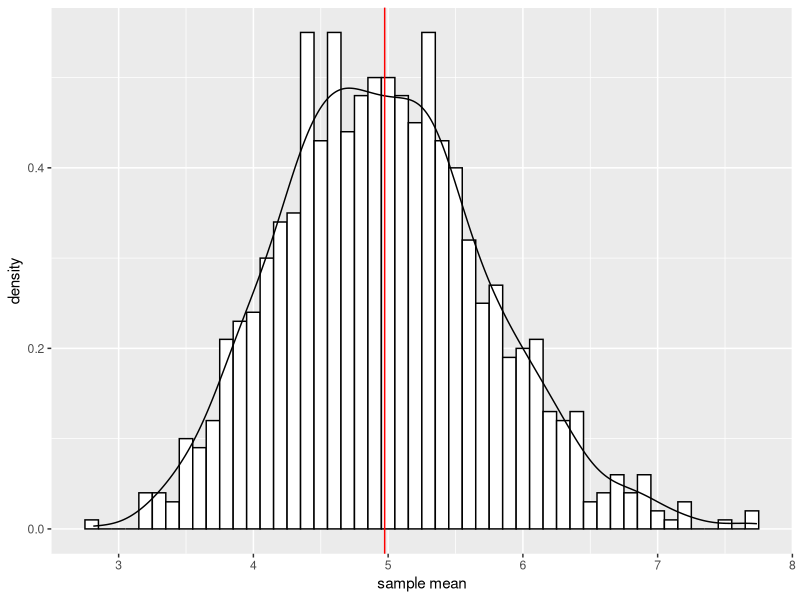

R code for this plot:
## ---- chunk 1
nosim <- 1000
n <- 40
lambda <- 0.2
set.seed(1234)
sim <- matrix(rexp(nosim * n, rate = lambda), nosim)
sim.means <- apply(sim, 1, mean)
## ---- chunk 2
1 / lambda
## ---- chunk 3
mean(sim.means)
## ---- chunk 4
1 / (lambda ^ 2 * n)
## ---- chunk 5
var(sim.means)
## ---- chunk 6
library(ggplot2)
df <- data.frame(no <- c(1:nosim), x = sim.means)
g <- ggplot(df, aes(x = x))
g <- g + geom_histogram(aes(y = ..density..)
             , binwidth = .1
             , color = "black", fill = "white")
g <- g + geom_density()
g <- g + xlab("sample mean")
g <- g + geom_vline(aes(xintercept = mean(x)), color = "red", size = .5)
g
## ---- chunk 7
(1 / lambda) * (1 + c(-1, 1) * 1.96 / n)
## ---- chunk 8
mean(sim.means) + c(-1,1) * 1.96 * sd(sim.means) / sqrt(n)
